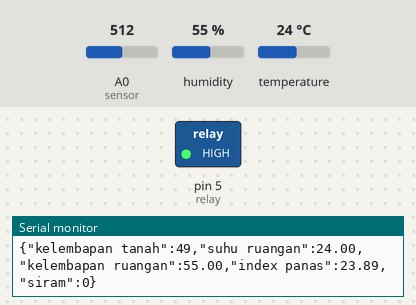
This sketch was run on a simulated Arduino Uno, built with avr-gcc and run on an emulated ATmega328P. Shown: switched loads named in the sketch (green lamp = pin HIGH), the last lines printed to the serial monitor. Inputs (shaded band) come from the test bench; at power-on: A0 (sensor) = 512, humidity 55 %, temperature 24 °C.

Above: at 5.8 s.
5.9 s: A0 (sensor) set to 604
11.9 s: A0 (sensor) set to 621
At 15.5 s:
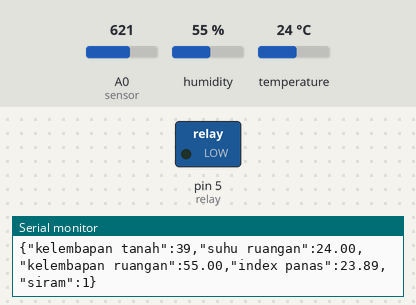
Timing chart, 0 to 17.0 s (numbered marks = the images above; inputs shaded):
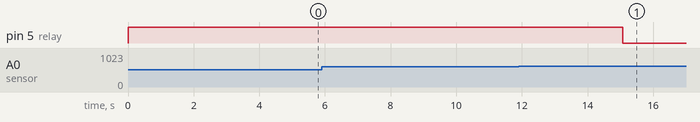

Measured:
- the behaviour switches between 613 and 614 on A0 (sensor) (found by bisection; images 0 and 1)
- after the input at 11.9 s, pin 5 (relay): HIGH → LOW after 3.2 s

The sketch:

uno.ino
```cpp
#include <SoftwareSerial.h>
#include "DHT.h"

#define DHTPIN 2
#define DHTTYPE DHT22
SoftwareSerial mySerial(3,4);
int sensor = A0;
int klembabTanah;
float klembabRuang, suhu, indexPanas;
String json;
int relay = 5;
int siram = 0;

DHT dht(DHTPIN, DHTTYPE);

void setup() {
  Serial.begin(115200);
  mySerial.begin(115200);
  dht.begin();
  pinMode(relay,OUTPUT);
  digitalWrite(relay,HIGH);
  delay(10);
}

void loop() {
  klembabTanah = analogRead(sensor);
  klembabTanah = map(klembabTanah, 1023, 0, 0, 100);
  klembabRuang = dht.readHumidity();
  suhu = dht.readTemperature();
  indexPanas = dht.computeHeatIndex(suhu, klembabRuang, false);
  if(klembabTanah < 40) {
    digitalWrite(relay,LOW);
    siram = 1;
    json = String("{\"kelembapan tanah\":")+klembabTanah+",\"suhu ruangan\":"+suhu+",\"kelembapan ruangan\":"+klembabRuang+",\"index panas\":"+indexPanas+",\"siram\":"+siram+"}";
    mySerial.print(json);
    Serial.println(json);
    delay(81000);
    digitalWrite(relay,HIGH);
    siram = 0;
  }
  else if(suhu > 28.7 && klembabTanah < 46) {
    digitalWrite(relay,LOW);
    siram = 1;
    json = String("{\"kelembapan tanah\":")+klembabTanah+",\"suhu ruangan\":"+suhu+",\"kelembapan ruangan\":"+klembabRuang+",\"index panas\":"+indexPanas+",\"siram\":"+siram+"}";
    mySerial.print(json);
    Serial.println(json);
    delay(26000);
    digitalWrite(relay,HIGH);
    siram = 0;
  }
  else {
    json = String("{\"kelembapan tanah\":")+klembabTanah+",\"suhu ruangan\":"+suhu+",\"kelembapan ruangan\":"+klembabRuang+",\"index panas\":"+indexPanas+",\"siram\":"+siram+"}";
    mySerial.print(json);
    Serial.println(json);
  }
  delay(5000);
}
```
